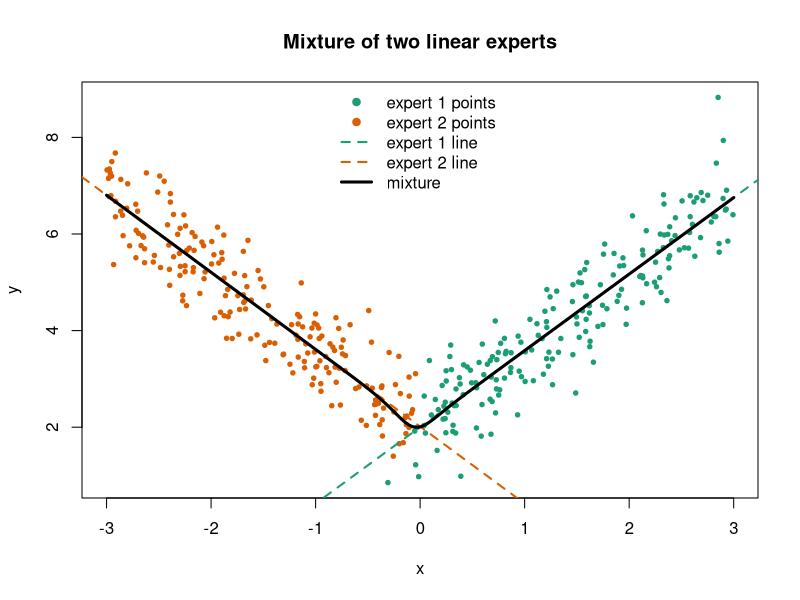
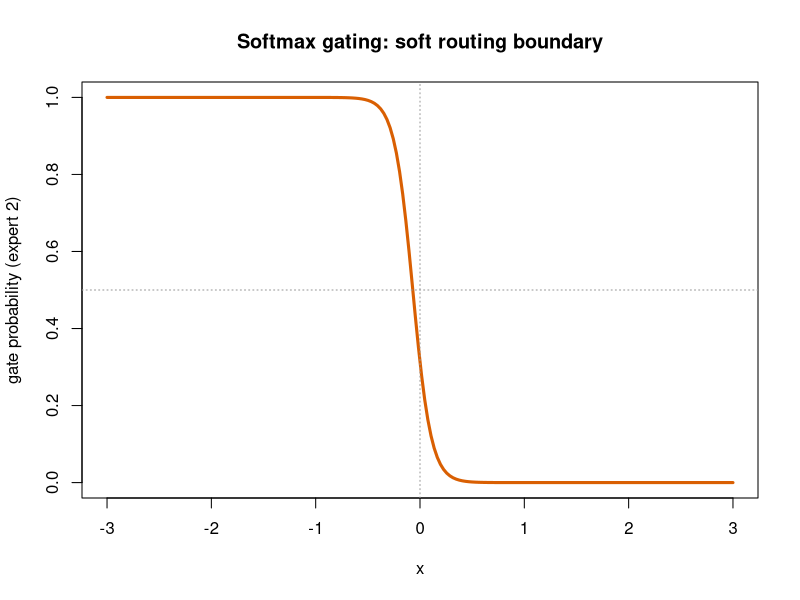

These charts were generated, in order, by the following R code:
## ---- chunk 1
set.seed(1301)

# simulate piecewise-linear data with a regime change at x = 0
n  <- 400
x  <- runif(n, -3, 3)
# regime A (x < 0): negative slope; regime B (x >= 0): positive slope
mu <- ifelse(x < 0, 2 - 1.6 * x, 2 + 1.6 * x)
y  <- mu + rnorm(n, sd = 0.6)

X  <- cbind(1, x)          # design matrix for experts and gate
K  <- 2                    # number of experts
## ---- chunk 2
# Gaussian density helper
dnorm_safe <- function(y, mu, s2) {
  dnorm(y, mean = mu, sd = sqrt(pmax(s2, 1e-8)))
}

softmax_rows <- function(S) {
  S <- S - apply(S, 1, max)          # numerical stability
  E <- exp(S)
  E / rowSums(E)
}

fit_moe <- function(X, y, K = 2, iters = 100, gate_steps = 5,
                    gate_lr = 0.05, seed = 1) {
  set.seed(seed)
  n <- nrow(X); p <- ncol(X)

  # init experts by spreading their slopes apart so EM does not start in a
  # symmetric trap where every expert claims equal responsibility everywhere
  beta_ols <- as.numeric(solve(t(X) %*% X, t(X) %*% y))
  Beta <- matrix(beta_ols, nrow = p, ncol = K)
  Beta[p, ] <- beta_ols[p] + seq(-3, 3, length.out = K)   # vary the slope row
  Beta <- Beta + matrix(rnorm(p * K, sd = 0.3), p, K)
  s2   <- rep(var(y), K)
  V    <- matrix(rnorm(p * K, sd = 0.1), nrow = p, ncol = K)  # small random gate init

  ll_trace <- numeric(iters)

  for (it in 1:iters) {
    # gate probabilities
    G <- softmax_rows(X %*% V)            # n x K

    # expert means and densities
    M <- X %*% Beta                       # n x K
    D <- sapply(1:K, function(k) dnorm_safe(y, M[, k], s2[k]))  # n x K

    # E-step: responsibilities
    num  <- G * D
    den  <- rowSums(num) + 1e-12
    R    <- num / den
    ll_trace[it] <- sum(log(den))

    # M-step experts: weighted least squares per expert
    for (k in 1:K) {
      w  <- R[, k]
      XtWX <- t(X * w) %*% X
      XtWy <- t(X * w) %*% y
      Beta[, k] <- solve(XtWX + diag(1e-8, p), XtWy)
      resid <- y - X %*% Beta[, k]
      s2[k] <- sum(w * resid^2) / (sum(w) + 1e-12)
    }

    # M-step gate: a few gradient ascent steps on sum_i sum_k R_ik log G_ik
    for (g in 1:gate_steps) {
      G <- softmax_rows(X %*% V)
      grad <- t(X) %*% (R - G)            # p x K
      V <- V + gate_lr * grad
    }
  }

  list(Beta = Beta, s2 = s2, V = V, R = R, G = softmax_rows(X %*% V),
       ll = ll_trace)
}

fit <- fit_moe(X, y, K = 2, iters = 150, gate_steps = 8, gate_lr = 0.03, seed = 7)

# recovered expert slopes (one should be near -1.6, the other near +1.6)
round(fit$Beta, 3)
## ---- chunk 3
assign <- ifelse(fit$R[, 1] >= fit$R[, 2], 1L, 2L)

# gate-weighted mixture prediction on a grid
xg  <- seq(-3, 3, length.out = 200)
Xg  <- cbind(1, xg)
Gg  <- softmax_rows(Xg %*% fit$V)
Mg  <- Xg %*% fit$Beta
mix <- rowSums(Gg * Mg)

plot(x, y, col = ifelse(assign == 1, "#1b9e77", "#d95f02"),
     pch = 19, cex = 0.6,
     xlab = "x", ylab = "y",
     main = "Mixture of two linear experts")
abline(a = fit$Beta[1, 1], b = fit$Beta[2, 1], col = "#1b9e77", lwd = 2, lty = 2)
abline(a = fit$Beta[1, 2], b = fit$Beta[2, 2], col = "#d95f02", lwd = 2, lty = 2)
lines(xg, mix, col = "black", lwd = 3)
legend("top", bty = "n",
       legend = c("expert 1 points", "expert 2 points",
                  "expert 1 line", "expert 2 line", "mixture"),
       col = c("#1b9e77", "#d95f02", "#1b9e77", "#d95f02", "black"),
       pch = c(19, 19, NA, NA, NA),
       lty = c(NA, NA, 2, 2, 1), lwd = c(NA, NA, 2, 2, 3))
## ---- chunk 4
plot(xg, Gg[, 2], type = "l", lwd = 3, col = "#d95f02",
     ylim = c(0, 1), xlab = "x", ylab = "gate probability (expert 2)",
     main = "Softmax gating: soft routing boundary")
abline(v = 0, col = "grey60", lty = 3)
abline(h = 0.5, col = "grey60", lty = 3)
## ---- chunk 5
# EM should increase the log-likelihood monotonically (up to gate sub-steps)
ll <- fit$ll
cat("first 3 log-likelihoods:", round(head(ll, 3), 1), "\n")
cat("last 3 log-likelihoods :", round(tail(ll, 3), 1), "\n")
cat("monotone non-decreasing:",
    all(diff(ll) > -1e-6), "\n")
## ---- chunk 6
ols <- lm(y ~ x)
mse_ols <- mean(residuals(ols)^2)

# mixture training MSE using the gate-weighted mean at each point
G_full   <- fit$G
M_full   <- X %*% fit$Beta
yhat_moe <- rowSums(G_full * M_full)
mse_moe  <- mean((y - yhat_moe)^2)

c(ols_mse = round(mse_ols, 3), moe_mse = round(mse_moe, 3))
## ---- chunk 7
top_k_gate <- function(S, k) {
  # S: n x K matrix of gating logits; return sparse normalized weights
  n <- nrow(S); K <- ncol(S)
  W <- matrix(0, n, K)
  for (i in 1:n) {
    keep <- order(S[i, ], decreasing = TRUE)[1:k]
    e <- exp(S[i, keep] - max(S[i, keep]))
    W[i, keep] <- e / sum(e)
  }
  W
}

S <- X %*% fit$V
W1 <- top_k_gate(S, k = 1)     # hard routing: each row picks one expert
# fraction of inputs routed to each expert (load), should be away from 0 and 1
round(colMeans(W1 > 0), 3)
